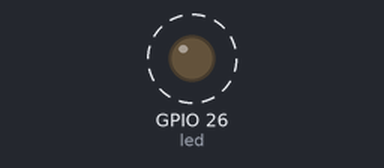
A program run on a simulated Raspberry Pi (BCM pin numbers). Shown: output pins drawn as LEDs (lit = HIGH). Dashed ring = blinking.

Above: at 0.5 s.
Timing chart, 0 to 4.6 s (numbered marks = the images above):
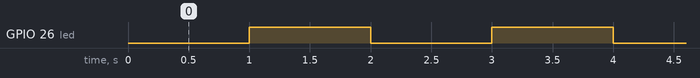

Measured:
- by itself, GPIO 26 (led): alternates HIGH for 1.0 s and LOW for 1.0 s

The program:

digital-blink.py
```python
import RPi.GPIO as GPIO
import time
GPIO.setmode(GPIO.BCM)
led = 26
GPIO.setup(led, GPIO.OUT)
state = 0
period = 1.0
while True:
    GPIO.output(led, state)
    state = not state
    time.sleep(period)
    
```
